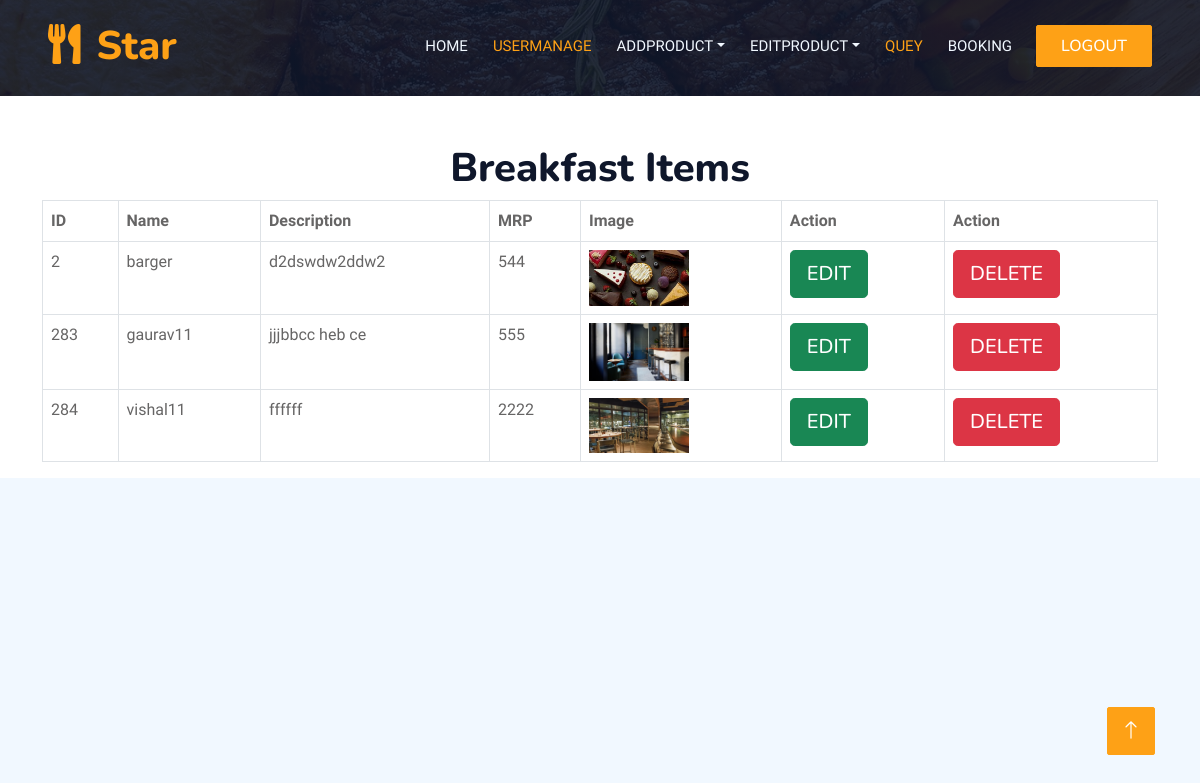
/admin/breakfast.php (signed in), run on the app's committed database.
### tables this page shows
CREATE TABLE `breakfast` (
  `id` int(11) NOT NULL,
  `name` varchar(255) NOT NULL,
  `mrp` int(22) NOT NULL,
  `description` varchar(255) NOT NULL,
  `image` varchar(255) DEFAULT NULL
);

### admin/breakfast.php (the view, shortened to what this page needs)
<!DOCTYPE html>
<html lang="en">
<head>
    <link href="https://cdnjs.cloudflare.com/ajax/libs/font-awesome/5.10.0/css/all.min.css" rel="stylesheet">
    <link href="https://cdn.jsdelivr.net/npm/bootstrap-icons@1.4.1/font/bootstrap-icons.css" rel="stylesheet">
    <link href="lib/animate/animate.min.css" rel="stylesheet">
    <link href="lib/owlcarousel/assets/owl.carousel.min.css" rel="stylesheet">
    <link href="lib/tempusdominus/css/tempusdominus-bootstrap-4.min.css" rel="stylesheet" />
    <link href="css/bootstrap.min.css" rel="stylesheet">
    <link href="css/style.css" rel="stylesheet">
</head>
<body>
    <div class="container-xxl bg-white p-0">
        <div class="container-xxl position-relative p-0">
            <nav class="navbar navbar-expand-lg navbar-dark bg-dark px-4 px-lg-5 py-3 py-lg-0">
                <a href="" class="navbar-brand p-0">
                    <h1 class="text-primary m-0"><i class="fa fa-utensils me-3"></i>Star</h1>
                </a>
                <div class="collapse navbar-collapse" id="navbarCollapse">
                    <div class="navbar-nav ms-auto py-0 pe-4">
                        <a href="home.php" class="nav-item nav-link">Home</a>
                        <a href="usermanage.php" class="nav-item nav-link active">Usermanage</a>
                        <div class="nav-item dropdown">
                            <a href="#" class="nav-link dropdown-toggle" data-bs-toggle="dropdown">AddProduct</a>
                        </div>
                        <div class="nav-item dropdown">
                            <a href="#" class="nav-link dropdown-toggle" data-bs-toggle="dropdown">EditProduct</a>
                        </div>
                        <a href="q.php" class="nav-item nav-link active">Quey</a>
                        <a href="booking.php" class="nav-item nav-link">Booking</a>
                    </div>
                    <a href="logout.php" class="btn btn-primary py-2 px-4">Logout</a>
                </div>
            </nav>
            <div class="container-xxl py-5 bg-dark hero-header mb-5">
            </div>
        </div>
<?php
include('config.php');
$sql = "SELECT * FROM breakfast";
$result = mysqli_query($conn, $sql);
?>
<div class="container mt-4">
    <h1 class="text-center">Breakfast Items</h1>
    <div class="table-responsive">
    <table class="table table-bordered">
        <thead>
            <tr>
                <th>ID</th>
                <th>Name</th>
                <th>Description</th>
                <th>MRP</th>
                <th>Image</th>
                <th>Action</th>
                <th>Action</th>
            </tr>
        </thead>
        <tbody>
            <?php
            while ($row = mysqli_fetch_assoc($result)) {
                echo "<tr>";
                echo "<td>{$row['id']}</td>";
                echo "<td>{$row['name']}</td>";
                echo "<td>{$row['description']}</td>";
                echo "<td>{$row['mrp']}</td>";
                echo "<td><img src='breakfast/{$row['image']}' alt='Breakfast Image' style='max-width: 100px; max-height: 100px;'></td>";
                echo "<td><a href='editbreakfast.php?id={$row['id']}'class='btn btn-lg btn-success'>Edit</a></td>";
                echo "<td><a href='deletebreakfast.php?id={$row['id']}' class='btn btn-lg btn-danger'>Delete</a></td>";
                echo "</tr>";
            }
            ?>
        </tbody>
    </table>
</div>
        </div>
<a href="#" class="btn btn-lg btn-primary btn-lg-square back-to-top"><i class="bi bi-arrow-up"></i></a>
    </div>
</body>
</html>

### admin/css/style.css (style rules this page uses)
:root { --primary: #FEA116; --light: #F1F8FF; --dark: #0F172B; }
.back-to-top { position: fixed; display: none; right: 45px; bottom: 45px; z-index: 99; }
.btn { font-family: 'Nunito', sans-serif; font-weight: 500; text-transform: uppercase; transition: .5s; }
.btn.btn-primary, .btn.btn-secondary { color: #FFFFFF; }
.btn-lg-square { width: 48px; height: 48px; }
.btn-square, .btn-sm-square, .btn-lg-square { padding: 0; display: flex; align-items: center; justify-content: center; font-weight: normal; border-radius: 2px; }
.navbar-dark .navbar-nav .nav-link { position: relative; margin-left: 25px; padding: 35px 0; font-size: 15px; color: var(--light) !important; text-transform: uppercase; font-weight: 500; outline: none; transition: .5s; }
.navbar-dark .navbar-nav .nav-link:hover, .navbar-dark .navbar-nav .nav-link.active { color: var(--primary) !important; }
@media (min-width: 992px) { .navbar-dark { position: absolute; width: 100%; top: 0; left: 0; z-index: 999; background: transparent !important; } }
.hero-header { background: linear-gradient(rgba(15, 23, 43, .9), rgba(15, 23, 43, .9)), url(../img/bg-hero.jpg); background-position: center center; background-repeat: no-repeat; background-size: cover; }

### data on the page
breakfast: id "2", name "barger", description "d2dswdw2ddw2", mrp "544", image (picture)
breakfast: id "283", name "gaurav11", description "jjjbbcc heb ce", mrp "555", image (picture)
breakfast: id "284", name "vishal11", description "ffffff", mrp "2222", image (picture)
